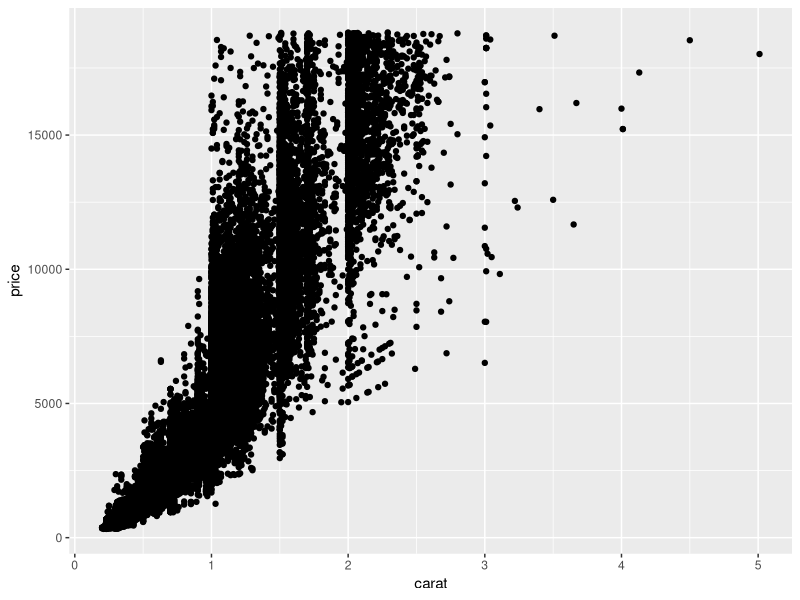
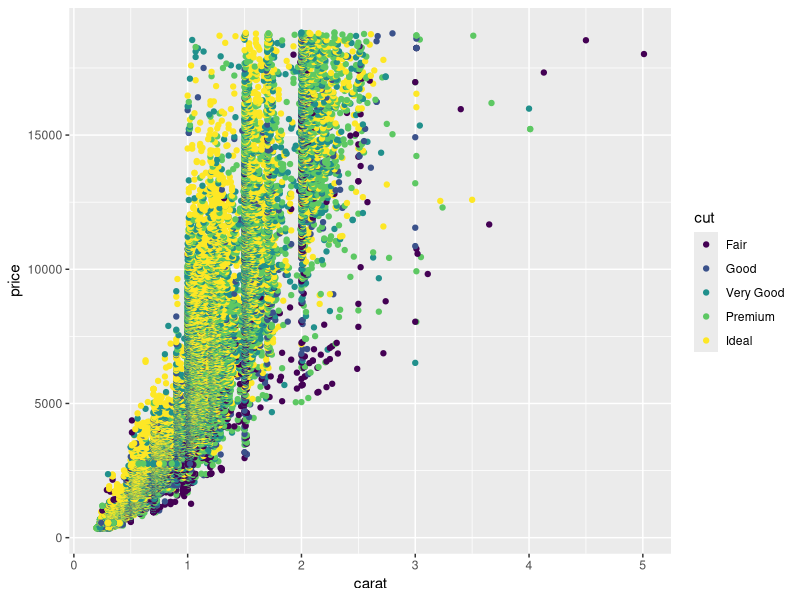
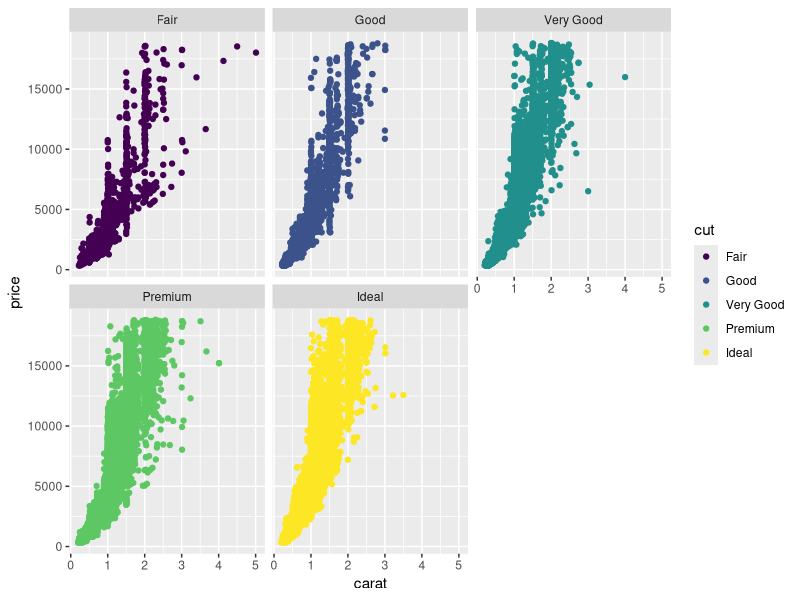
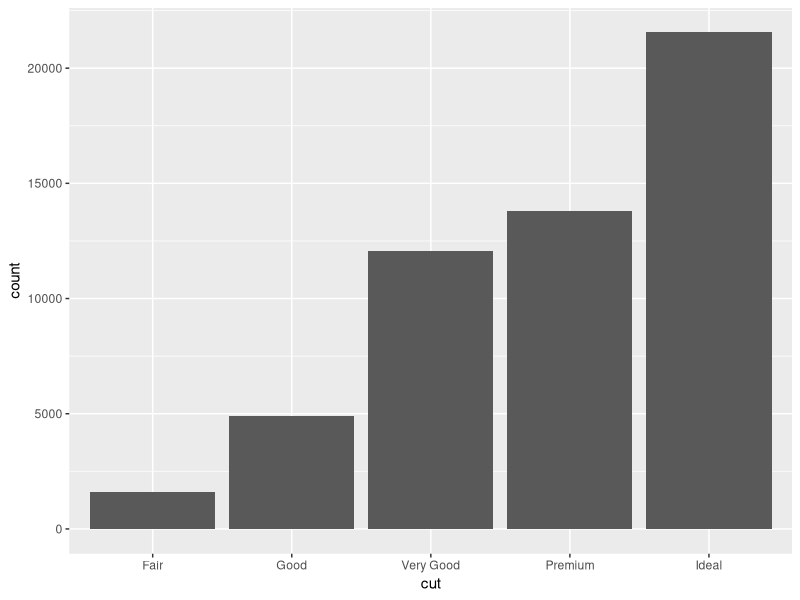
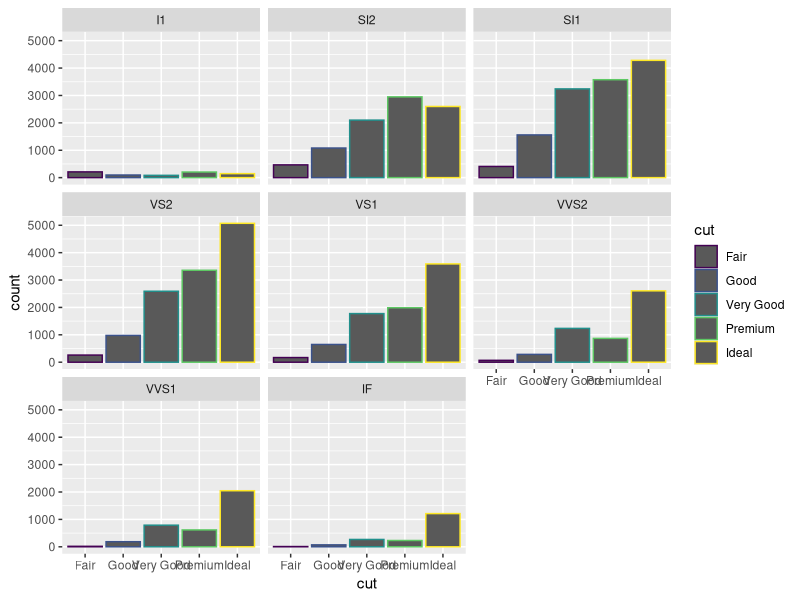
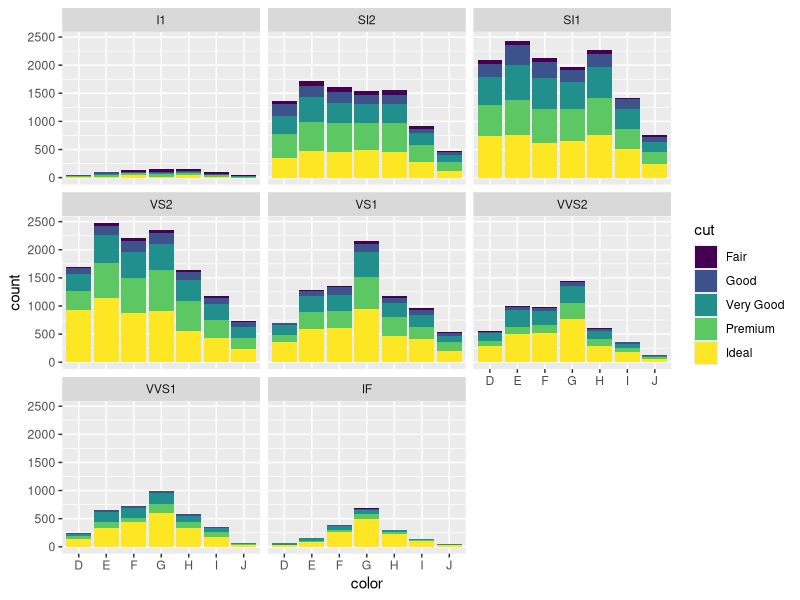
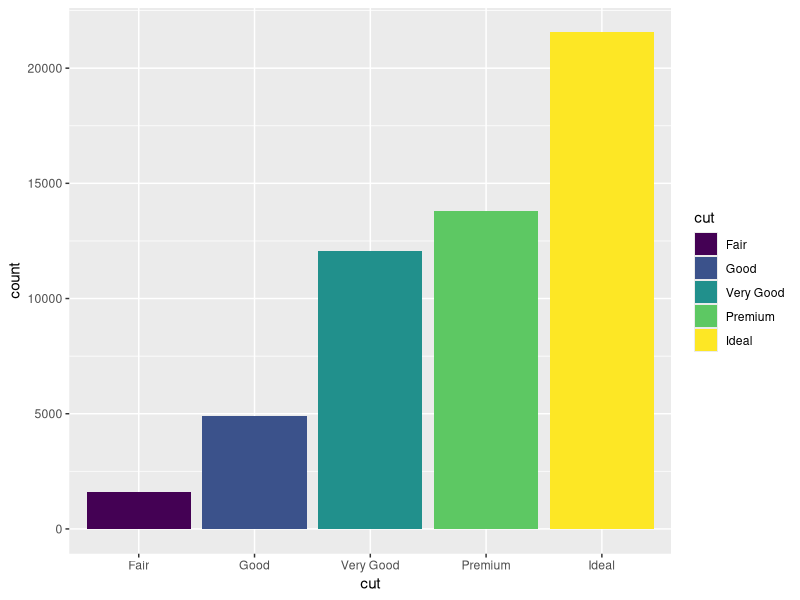
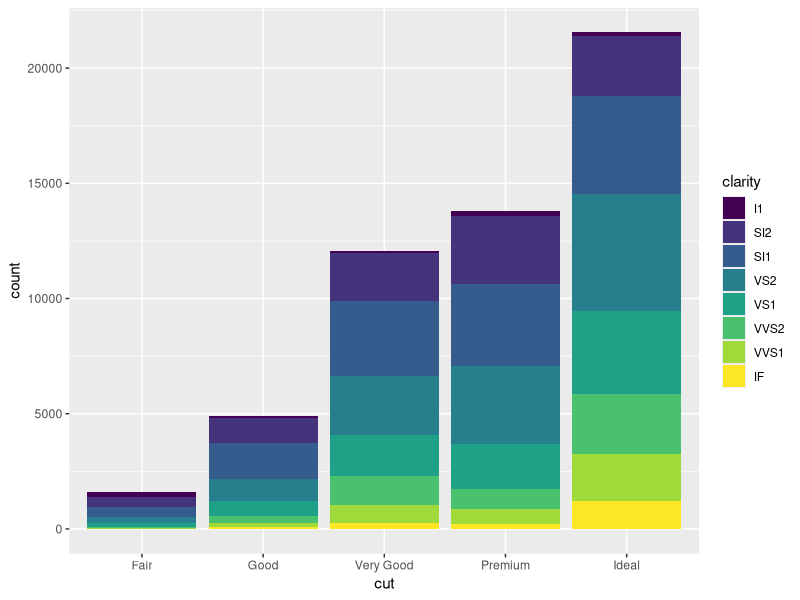

These charts were generated, in order, by the following R code:
install.packages("tidyverse")

library(tidyverse)

head(diamonds)

str(diamonds)

glimpse(diamonds)

colnames(diamonds)

rename(diamonds, carat_new = carat)

rename(diamonds, carat_new = carat, cut_new = cut)

summarize(diamonds, mean_carat = mean(carat))

ggplot(data = diamonds, aes(x = carat, y = price)) +     
  geom_point()

ggplot(data = diamonds, aes(x = carat, y = price, color = cut)) +
  geom_point()

ggplot(data = diamonds, aes(x = carat, y = price, color = cut)) +
  geom_point() +
  facet_wrap(~cut)

ggplot(data = diamonds) + geom_bar(mapping = aes(x = cut)) 

ggplot(data = diamonds) + geom_bar(mapping = aes(x = cut,color=cut)) +
  facet_wrap(~clarity)

ggplot(data = diamonds) + geom_bar(mapping = aes(x = color,fill=cut)) +
  facet_wrap(~clarity)


ggplot(data = diamonds) + geom_bar(mapping = aes(x = cut,fill=cut)) 

ggplot(data = diamonds) + geom_bar(mapping = aes(x = cut,fill=clarity)) 

ggplot(data = diamonds) + geom_bar(mapping = aes(x = color,fill=cut)) + 
  facet_wrap(~cut)


